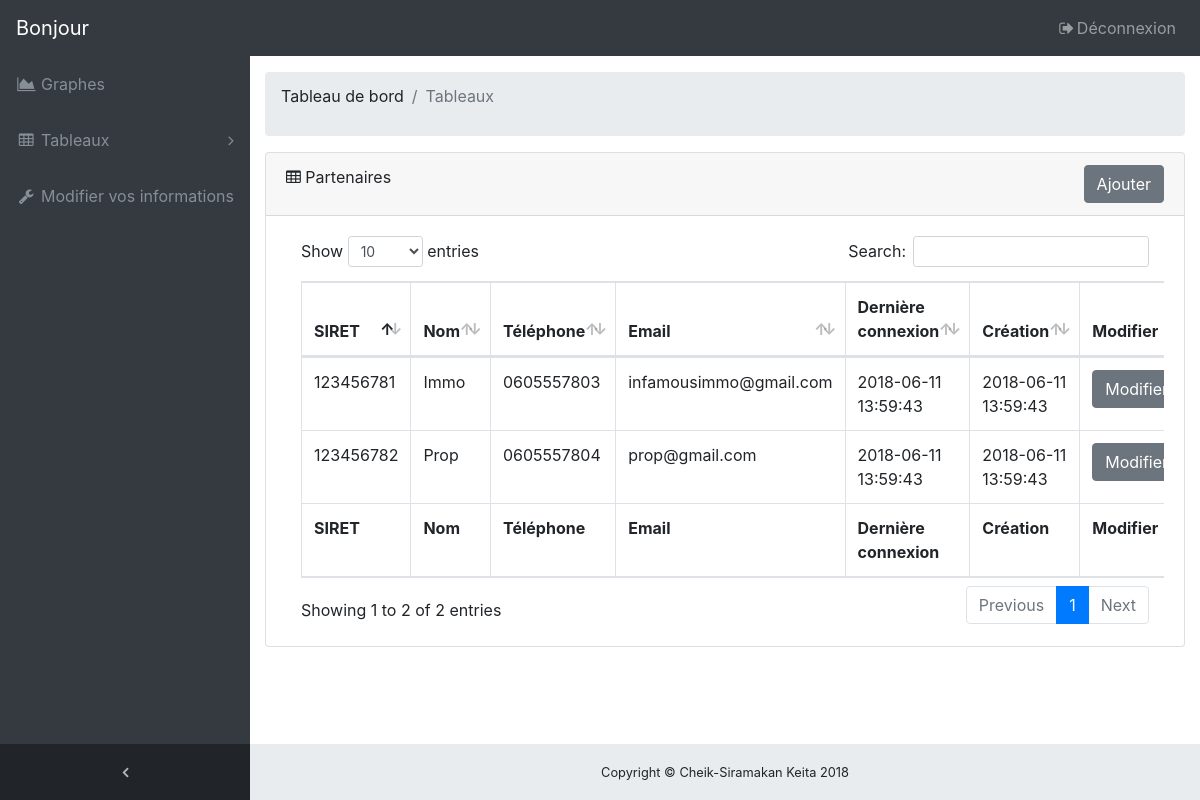
Page /controller/administrateurtableaupartenaire.php (signed in) on the committed database.
### tables this page shows
CREATE TABLE partenaire(
	partenaire_id 					INT(11) NOT NULL AUTO_INCREMENT,
	partenaire_siret				VARCHAR(9) NOT NULL,
	partenaire_nom 					VARCHAR(50) NOT NULL,
	partenaire_mot_de_passe_hash 	CHAR(64) NOT NULL,
	partenaire_telephone 			VARCHAR(10) NOT NULL,
	partenaire_email				VARCHAR(50) NOT NULL,
	partenaire_adresse				VARCHAR(38) NOT NULL,
	partenaire_ville				VARCHAR(32) NOT NULL,
	partenaire_code_postal			VARCHAR(5) NOT NULL,
	partenaire_derniere_connexion 	DATETIME NOT NULL,
	partenaire_creation				DATETIME NOT NULL,
	PRIMARY KEY (partenaire_id, partenaire_siret),
	UNIQUE (partenaire_id, partenaire_siret, partenaire_mot_de_passe_hash, partenaire_telephone, partenaire_email)
);

### dao/class/partenaireDAO.php (called while the page is built, shortened)
<?php
class PartenaireDAO implements PartenaireInterface{
	public function lister(){
		$connect 	= new Connect();
		$connexion 	= $connect->connexion();
		$requete = $connexion->query("SELECT * FROM partenaire");
		return 		$requete;
	}
}
?>

### controller/administrateurtableaupartenaire.php (the view, shortened to what this page needs)
<?php
require_once('dao/classes/partenaireDAO.php');
$url = "http://localhost:8000/ppe2/";
$partenaireDAO  = new PartenaireDAO();
$partenaire     = $partenaireDAO->lister();
?>
<!DOCTYPE html>
<html lang="FR">
  <head>
    <link href="/ressources/vendor/bootstrap/css/bootstrap.min.css"  rel="stylesheet">
    <link href="/ressources/vendor/font-awesome/css/font-awesome.min.css" rel="stylesheet" type="text/css">
    <link href="/ressources/vendor/datatables/dataTables.bootstrap4.css"  rel="stylesheet">
    <link href="/ressources/css/sb-admin.css"  rel="stylesheet">
  </head>
  <body class="fixed-nav sticky-footer bg-dark" id="page-top">
    <nav class="navbar navbar-expand-lg navbar-dark bg-dark fixed-top" id="mainNav">
      <a class="navbar-brand" href="<?= $url ?>">Bonjour <?= $_SESSION["administrateur_prenom"]." ".$_SESSION["administrateur_nom"] ?></a>
      <div class="collapse navbar-collapse" id="navbarResponsive">
        <ul class="navbar-nav navbar-sidenav" id="exampleAccordion">
          <li class="nav-item" data-toggle="tooltip" data-placement="right" title="Charts">
            <a class="nav-link" href="<?= $url."administrateur/statistique" ?>">
              <i class="fa fa-fw fa-area-chart"></i>
              <span class="nav-link-text">Graphes</span>
            </a>
          </li>
          <li class="nav-item" data-toggle="tooltip" data-placement="right" title="Tableaux">
            <a class="nav-link nav-link-collapse collapsed" data-toggle="collapse" href="#collapseTableauxLink" data-parent="#exampleAccordion">
              <i class="fa fa-fw fa-table"></i>
              <span class="nav-link-text">Tableaux</span>
            </a>
          </li>
          <li class="nav-item" data-toggle="tooltip" data-placement="right" title="Tableaux">
            <a class="nav-link" href="<?= $url."administrateur/modifier-mes-informations" ?>">
              <i class="fa fa-fw fa-wrench"></i>
                <span class="nav-link-text">Modifier vos informations</span>
            </a>
          </li>
        </ul>
        <ul class="navbar-nav sidenav-toggler">
          <li class="nav-item">
            <a class="nav-link text-center" id="sidenavToggler">
              <i class="fa fa-fw fa-angle-left"></i>
            </a>
          </li>
        </ul>
        <ul class="navbar-nav ml-auto">
          <li class="nav-item">
            <a class="nav-link" data-toggle="modal" data-target="#exampleModal">
              <i class="fa fa-fw fa-sign-out"></i>Déconnexion</a>
          </li>
        </ul>
      </div>
    </nav>
    <div class="content-wrapper">
      <div class="container-fluid">
        <ol class="breadcrumb">
          <li class="breadcrumb-item">
            <p>Tableau de bord</p>
          </li>
          <li class="breadcrumb-item active">Tableaux</li>
        </ol>
        <div class="card mb-3">
          <div class="card-header">
            <i class="fa fa-table"></i> Partenaires <input class="btn btn-secondary my-2 my-sm-0 float-right" type="submit" name="modifier_administrateur" onclick="window.location.href='<?= $url."partenaire/inscription" ?>'" value="Ajouter"></div>
          <div class="card-body">
            <div class="table-responsive">
              <table class="table table-bordered" id="dataTable" width="100%" cellspacing="0">
                <thead>
                  <tr>
                    <th scope="col">SIRET</th>
                    <th scope="col">Nom</th>
                    <th scope="col">Téléphone</th>
                    <th scope="col">Email</th>
                    <th scope="col">Dernière connexion</th>
                    <th scope="col">Création</th>
                    <th scope="col">Modifier</th>
                  </tr>
                </thead>
                <tfoot>
                  <tr>
                    <th scope="col">SIRET</th>
                    <th scope="col">Nom</th>
                    <th scope="col">Téléphone</th>
                    <th scope="col">Email</th>
                    <th scope="col">Dernière connexion</th>
                    <th scope="col">Création</th>
                    <th scope="col">Modifier</th>
                  </tr>
                </tfoot>
                <tbody>
                <?php
                  while($resultat = $partenaire->fetch()){
                    echo '<tr>';
                      echo '<td>'.$resultat["partenaire_siret"].'</td>';
                      echo '<td>'.$resultat["partenaire_nom"].'</td>';
                      echo '<td>'.$resultat["partenaire_telephone"].'</td>';
                      echo '<td>'.$resultat["partenaire_email"].'</td>';
                      echo '<td>'.$resultat["partenaire_derniere_connexion"].'</td>';
                      echo '<td>'.$resultat["partenaire_creation"].'</td>';
                      echo '<form method="POST">';
                        echo '<td><input class="btn btn-secondary my-2 my-sm-0" type="submit" name="modifier" value="Modifier"></td>';
                      echo '</form>';
                      echo '</tr>';
                  }
                ?>
                </tbody>
              </table>
            </div>
          </div>
        </div>
      </div>
      <footer class="sticky-footer">
        <div class="container">
          <div class="text-center">
            <small>Copyright © Cheik-Siramakan Keita 2018</small>
          </div>
        </div>
      </footer>
    </div>
  </body>
</html>

### assets/css/sb-admin.css (style rules this page uses)
html { position: relative; min-height: 100%; }
body { overflow-x: hidden; }
body.sticky-footer { margin-bottom: 56px; }
body.sticky-footer .content-wrapper { min-height: calc(100vh - 56px - 56px); }
body.fixed-nav { padding-top: 56px; }
.content-wrapper { min-height: calc(100vh - 56px); padding-top: 1rem; }
#mainNav .navbar-collapse { overflow: auto; max-height: 75vh; }
#mainNav .navbar-collapse .navbar-nav .nav-item .nav-link { cursor: pointer; }
#mainNav .navbar-collapse .navbar-sidenav .nav-link-collapse:after { float: right; content: '\f107'; font-family: 'FontAwesome'; }
#mainNav .navbar-collapse .navbar-sidenav .nav-link-collapse.collapsed:after { content: '\f105'; }
#mainNav .navbar-collapse .sidenav-toggler { display: none; }
@media (min-width: 992px) { #mainNav .navbar-brand { width: 250px; } }
@media (min-width: 992px) { #mainNav .navbar-collapse { overflow: visible; max-height: none; } }
@media (min-width: 992px) { #mainNav .navbar-collapse .navbar-sidenav { position: absolute; top: 0; left: 0; -webkit-flex-direction: column; -ms-flex-direction: column; flex-direction: column; margin-top: 56px; } }
@media (min-width: 992px) { #mainNav .navbar-collapse .navbar-sidenav > .nav-item { width: 250px; padding: 0; } }
@media (min-width: 992px) { #mainNav .navbar-collapse .navbar-sidenav > .nav-item > .nav-link { padding: 1em; } }
#mainNav.fixed-top .sidenav-toggler { display: none; }
@media (min-width: 992px) { #mainNav.fixed-top .navbar-sidenav { height: calc(100vh - 112px); } }
@media (min-width: 992px) { #mainNav.fixed-top .sidenav-toggler { position: absolute; top: 0; left: 0; display: flex; -webkit-flex-direction: column; -ms-flex-direction: column; flex-direction: column; margin-top: calc(100vh - 56px); } }
@media (min-width: 992px) { #mainNav.fixed-top .sidenav-toggler > .nav-item { width: 250px; padding: 0; } }
@media (min-width: 992px) { #mainNav.fixed-top .sidenav-toggler > .nav-item > .nav-link { padding: 1em; } }
#mainNav.fixed-top.navbar-dark .sidenav-toggler { background-color: #212529; }
#mainNav.fixed-top.navbar-dark .sidenav-toggler a i { color: #adb5bd; }
.content-wrapper { overflow-x: hidden; background: white; }
@media (min-width: 992px) { .content-wrapper { margin-left: 250px; } }
#sidenavToggler i { font-weight: 800; }
#mainNav.navbar-dark .navbar-collapse .navbar-sidenav .nav-link-collapse:after { color: #868e96; }
#mainNav.navbar-dark .navbar-collapse .navbar-sidenav > .nav-item > .nav-link { color: #868e96; }
@media (min-width: 992px) { #mainNav.navbar-dark .navbar-collapse .navbar-sidenav { background: #343a40; } }
footer.sticky-footer { position: absolute; right: 0; bottom: 0; width: 100%; height: 56px; background-color: #e9ecef; line-height: 55px; }
@media (min-width: 992px) { footer.sticky-footer { width: calc(100% - 250px); } }

### rows in the picture
partenaire: partenaire_siret "123456781", partenaire_nom "Immo", partenaire_telephone "0605557803", partenaire_email "infamousimmo@gmail.com", partenaire_derniere_connexion "2018-06-11 13:59:43", partenaire_creation "2018-06-11 13:59:43"
partenaire: partenaire_siret "123456782", partenaire_nom "Prop", partenaire_telephone "0605557804", partenaire_email "prop@gmail.com", partenaire_derniere_connexion "2018-06-11 13:59:43", partenaire_creation "2018-06-11 13:59:43"
